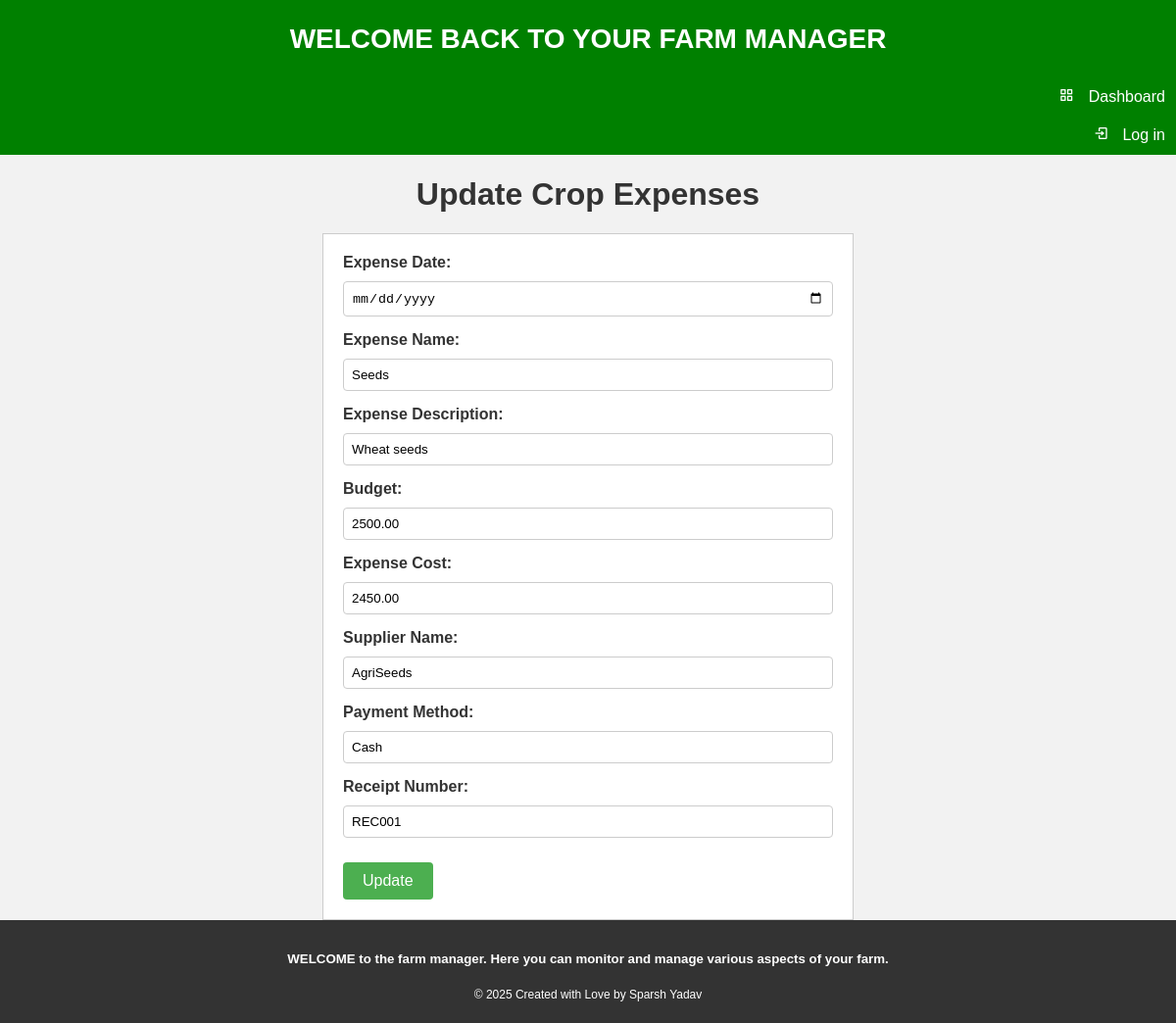
Screenshot of /update_cropexpense/2001/2024-10-10/ with the database file from the repository.
### homepage/models.py (models this page shows)
class Crop_expenses(models.Model):
    crops=models.ForeignKey(Crops,on_delete=models.CASCADE)
    Expense_date=models.DateField(help_text='m/d/y')
    Expense_type=models.CharField(max_length=20)
    Expense_description=models.TextField()
    Budget= models.DecimalField(max_digits=10,decimal_places=2,default=0)
    Expense_amount=models.DecimalField(max_digits=10,decimal_places=2,default=0)
    Supplier=models.CharField(max_length=20)
    Payment_method=models.CharField(max_length=10)
    Receipt_number=models.CharField(max_length=20)
    class Meta:
        db_table="Crop_expenses"

### homepage/views.py (the view)
# urls.py: path('update_cropexpense/<int:Cid>/<slug:Expense_date>/', Update_crop_expenses, name='update-cropexpenses'),
def Update_crop_expenses(request,Cid,Expense_date):
    crops=get_object_or_404(Crops,Cid=Cid)
    crop_expenses=get_object_or_404(Crop_expenses,crops__Cid=Cid,Expense_date=Expense_date)
    form=Crop_expensesForm(request.POST,instance=crop_expenses)
    if form.is_valid():
        form.save()
        return redirect('homepage:show-cropexpenses',Cid=crop_expenses.crops.Cid)
    else:
        print(form.errors)
    return render(request,'homepage/updatecropexpenses.html',{'crops':crops,'crop_expenses':crop_expenses})

### homepage/templates/homepage/updatecropexpenses.html (shortened to what this page needs)
{%extends 'homepage/base.html'%}
{%block content%}
<head>
    </head>
    <body>
      <h1>Update Crop Expenses</h1>
      <form method="post">
        <label for="id_Expense_date">Expense Date:</label>
        <input type="date" name="Expense_date" id="id_Expense_date" value="{{crop_expenses.Expense_date }}" required>
        <label for="id_Expense_type">Expense Name:</label>
        <input type="text" name="Expense_type" id="id_Expense_type" value="{{ crop_expenses.Expense_type }}" required>
        <label for="id_Expense_description">Expense Description:</label>
        <input type="text" name="Expense_description" id="id_Expense_description" value="{{ crop_expenses.Expense_description }}" required>
        <label for="id_Budget">Budget:</label>
        <input type="text" name="Budget" id="id_Budget" value="{{ crop_expenses.Budget }}" required>
        <label for="id_Expense_amount">Expense Cost:</label>
        <input type="number" name="Expense_amount" id="id_Expense_amount" value="{{ crop_expenses.Expense_amount }}" required>
        <label for="id_Supplier">Supplier Name:</label>
        <input type="text" name="Supplier" id="id_Supplier" value="{{ crop_expenses.Supplier }}" required>
        <label for="id_Payment_method">Payment Method:</label>
        <input type="text" name="Payment_method" id="id_Payment_method" value="{{ crop_expenses.Payment_method }}" required>
        <label for="id_Receipt_number">Receipt Number:</label>
        <input type="text" name="Receipt_number" id="id_Receipt_number" value="{{ crop_expenses.Receipt_number }}" required>
        <input type="submit" value="Update">
      </form>
    </body>
    {%endblock%}

### homepage/templates/homepage/updatecropexpenses.html (style rules this page uses)
body { font-family: Arial, sans-serif; background-color: #f2f2f2; margin: 0; }
h1 { text-align: center; color: #333; }
form { background-color: #fff; border: 1px solid #ccc; padding: 20px; margin-top: 20px; max-width: 500px; margin-left: auto; margin-right: auto; }
label { display: block; margin-bottom: 10px; font-weight: bold; color: #333; }
input[type="text"], input[type="date"], input[type="number"] { width: 100%; padding: 8px; border: 1px solid #ccc; border-radius: 4px; box-sizing: border-box; margin-bottom: 15px; }
input[type="submit"] { background-color: #4CAF50; color: white; padding: 10px 20px; border: none; border-radius: 4px; cursor: pointer; font-size: 16px; margin-top: 10px; }

### rows the page displays
Crop_expenses: Expense_type "Seeds", Expense_description "Wheat seeds", Budget "2500.00", Expense_amount "2450.00", Supplier "AgriSeeds", Payment_method "Cash", Receipt_number "REC001"
